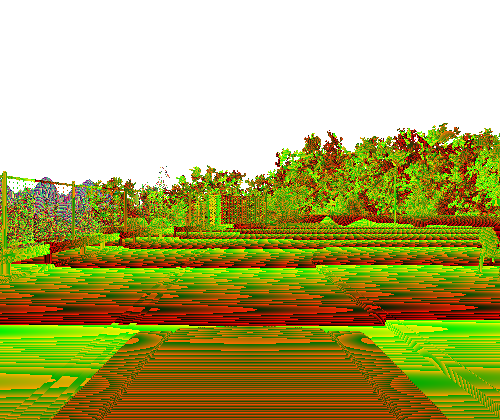
%> input picture depth_to_lidar/example_images/head/image_00060.png, 500 x 420 px
$ octave DepthToPointCloud.m   (GNU Octave 9; MATLAB toolbox functions it lacks are replaced by stand-ins)
%> lines starting %> are read from the running program, lines starting %| are printed output that depends on the picture
### depth_to_lidar/matlab/DecodeDepth.m
function depthImage = DecodeDepth(imageData, farPlaneDistance)
    imageData = single(imageData);
    depthImage = imageData(:,:,1) + 256.*imageData(:,:,2) + (256*256).*imageData(:,:,3);
    depthImage = depthImage / (256*256*256-1);
    depthImage = depthImage * farPlaneDistance;
end

### depth_to_lidar/matlab/GetRelevantCoordinates.m
% Calculates coordinates _IN THE IMAGE_ where lidar rays intersect it.
% Each angle in the output corresponds to a coordinate in the image, where
% - the image has (0,0) in the top left corner,
% - the image's Y-axis has positive direction down
% - the image's X-axis has positive direction right
% These axes and directions are not to be confused with those used
% internally in this function, which use the right hand-rule, such that
% (for a right hand):
% - the thumb points in the positive direction of the X-axis
% - the index finger points in the positive direction of the Y-axis
% - the middle finger points in the positive direction of the Z-axis
% and the center of the image is assumed to lie in [0, d, 0], where d is
% the focal length of the camera.
function [x,y, angles] = GetRelevantCoordinates(lidarResH,lidarResV,imgWidth,imgHeight,fovH)
    % TODO Use these more specific vertical angles
    velodyneAngles = [-30.67;-9.33;-29.33;-8.00;-28.00;-6.66;-26.66;-5.33;
                        -25.33;-4.00;-24.00;-2.67;-22.67;-1.33;-21.33;0.00;
                        -20.00;1.33;-18.67;2.67;-17.33;4.00;-16.00;5.33;
                        -14.67;6.67;-13.33;8.00;-12.00;9.33;-10.67;10.67]';

    % Calculate distance from camera point to near plane center point
    d = imgWidth/(2*tan(degtorad(fovH)/2));

    % Define three points in the image plane. Dimension order is [x y z].
    p1 = [-imgWidth/2 d -imgHeight/2];
    p2 = [-imgWidth/2 d imgHeight/2];
    p3 = [0 d 0];

    % Calculate the image plane normal
    normal = cross(p1-p2, p1-p3);
    normal = normal/norm(normal);

    % Calculate offset from bottom of depth map to the z-coordinate of the
    % lowest lidar ray where x = 0, i.e. to p5 in the drawings.
    lineP = p1*Rotz(fovH/2);
    [p5, check] = plane_line_intersect(normal,p3,lineP,[0 0 0]);
    offset = (imgHeight/2) + p5(3);

    % Calculate the distance between the lowest and highest lidar rays
    % where x = 0.
    fakeImgHeight = imgHeight - offset*2;

    % Calculate focal length and vertical FOV required to end up in the
    % corners of the image when rotating a lidar ray around the z-axis.
    fovV = radtodeg(2*atan(fakeImgHeight/(2*d)));

    % Calculate number of angles step to cover the horizontal FOV
    nAnglesH = floor(fovH/lidarResH) + 1;
    % The number of vertical rays is already determined.
    nAnglesV = 32;

    % Set start angles for horizontal and vertical rotation around origo.
    startAngleV = -fovV/2;
    startAngleH = fovH/2;

    % Create line segment to check for intersection with image plane.
    % This can be thought of as one lidar ray.
    lineP2 = [0, d, p5(3)]; % p5
    line = (lineP2 - [0 0 0]);

    angles = zeros(nAnglesV*nAnglesH,2);
    coordinates = zeros(nAnglesV*nAnglesH,3);

    index = 1;

    % Loop over all lidar ray angles and check intersecting coordinates in
    % near plane.
    for stepV = 1:nAnglesV
        % Set the vertical angle for this horizontal sweep
        angleV = startAngleV + (stepV-1)*lidarResV;

        % Rotate ray upwards around x-axis. Negative angle as parameter
        % value for Rotx means rotation upwards in coordinate system.
        ray = line*Rotx(-(stepV-1)*lidarResV);

        % Rotate to horizontal start position (intersecting p1)
        ray = ray*Rotz(-startAngleH);

        % For each angle step in the horizontal FOV
        for stepH = 1:nAnglesH
            % Find image plane intersection point
            [coord, check] = plane_line_intersect(normal,p3,ray,[0 0 0]);
            ray = ray*Rotz(lidarResH);
            angleH = startAngleH - (stepH-1)*lidarResH;

            angles(index,:) = [angleV angleH];
            coordinates(index,:) = [coord(1), coord(2),coord(3)];
            index = index + 1;
        end
    end

    x = coordinates(:,1) + imgWidth/2;
    y = imgHeight - (coordinates(:,3) + imgHeight/2);

    % Uncomment to plot coordinates
    % scatter3(coordinates(:,1),coordinates(:,2),coordinates(:,3),'.');

end

### depth_to_lidar/matlab/DepthToPointCloud.m
FAR = 1000;           % Far field distance
LIDAR_RES_H = 0.16;   % Horizontal angular resolution of lidar
LIDAR_RES_V = 1.33;   % Vertical angular resolution of lidar
CAMERA_WIDTH = 500;   % Width in pixels of the depth images (2000) (500)
CAMERA_HEIGHT = 420;  % Height in pixels of depth images (1677) (420)
FOV_H = 90;           % Horizontal field of view
INTERPOLATE = true;  % If true, depth values are interpolated in query points
THRESHOLD = 1.5;        % Do not interpolate if depth difference is more than threshold
ROI = 60;             % Omitting points outside a square region of interest with side = ROI

% Decode image data to depth map
head = DecodeDepth(imread('../example_images/head/image_00060.png'),FAR);
%> in DecodeDepth, `depthImage = imageData(:,:,1) + 256.*imageData(:,:,2) + (256*256).*ima..`:
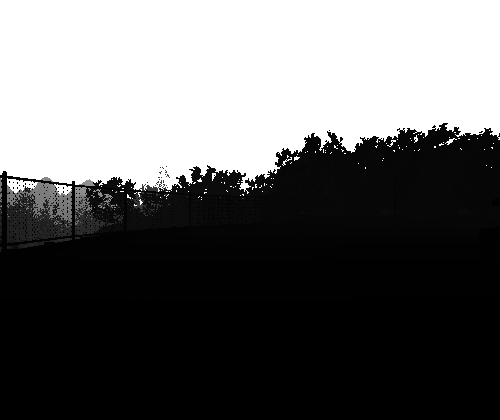
%> depthImage: size 420x500 single; min 17788, max 16777215, mean 6693573; drawn with min black and max white
tail = DecodeDepth(imread('../example_images/tail/image_00060.png'),FAR);
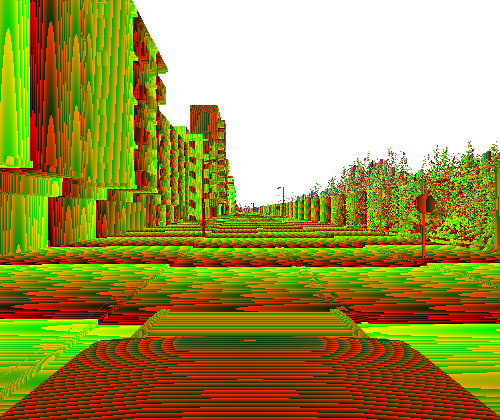
%> input picture depth_to_lidar/example_images/tail/image_00060.png, 500 x 420 px
%> call 2 of DecodeDepth, with farPlaneDistance = 1000
%> in DecodeDepth (call 2), `depthImage = imageData(:,:,1) + 256.*imageData(:,:,2) + (256*256).*ima..`:
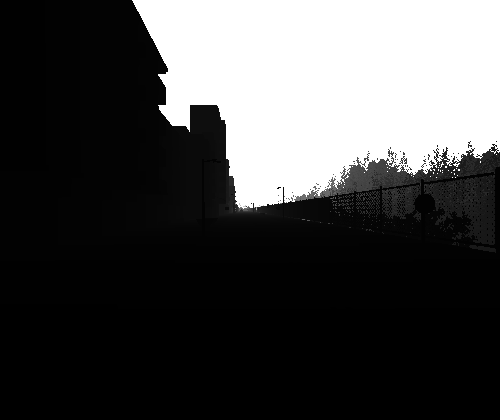
%> depthImage: size 420x500 single; min 10109, max 16777215, mean 4727160.5; drawn with min black and max white
left = DecodeDepth(imread('../example_images/left/image_00060.png'),FAR);
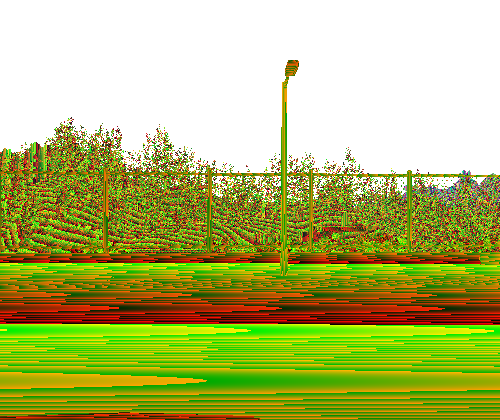
%> input picture depth_to_lidar/example_images/left/image_00060.png, 500 x 420 px
%> call 3 of DecodeDepth, with farPlaneDistance = 1000
%> in DecodeDepth (call 3), `depthImage = imageData(:,:,1) + 256.*imageData(:,:,2) + (256*256).*ima..`:
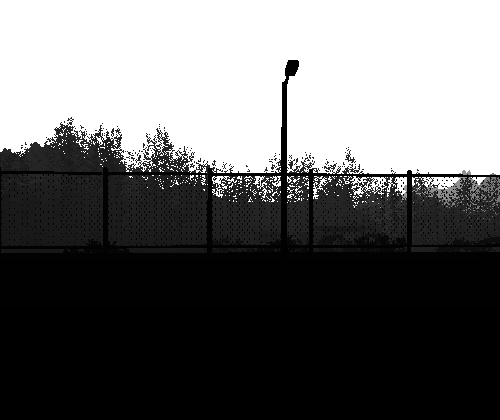
%> depthImage: size 420x500 single; min 10799, max 16777215, mean 6974327.5; drawn with min black and max white
right = DecodeDepth(imread('../example_images/right/image_00060.png'),FAR);
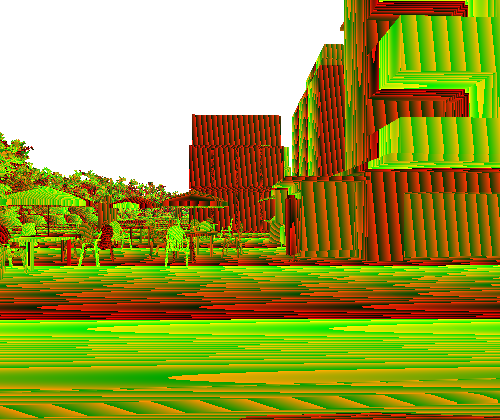
%> input picture depth_to_lidar/example_images/right/image_00060.png, 500 x 420 px
%> call 4 of DecodeDepth, with farPlaneDistance = 1000
%> in DecodeDepth (call 4), `depthImage = imageData(:,:,1) + 256.*imageData(:,:,2) + (256*256).*ima..`:
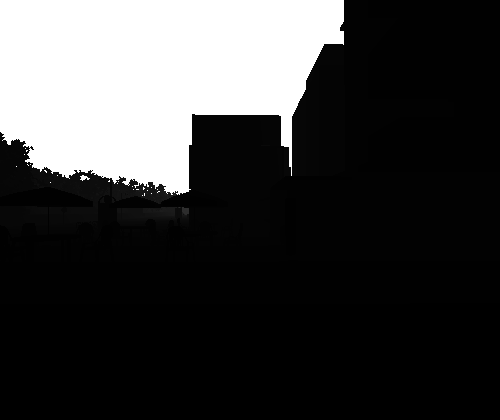
%> depthImage: size 420x500 single; min 10799, max 16777215, mean 4003171; drawn with min black and max white

% Calculate the coordinates hit by lidar rays in the image, together with
% the corresponding lidar ray angles. The output coordinates of
% GetRelevantCoordinates are with respect to the image, which has (0,0) in
% the top left corner. This means that a vertical angle with negative value
% is pointing towards the ground, but the coordinate on the y-axis is large.
[xCoords, yCoords, angles] = ...
    GetRelevantCoordinates(LIDAR_RES_H,LIDAR_RES_V,CAMERA_WIDTH,CAMERA_HEIGHT, FOV_H);
%> the run ends on the next line
